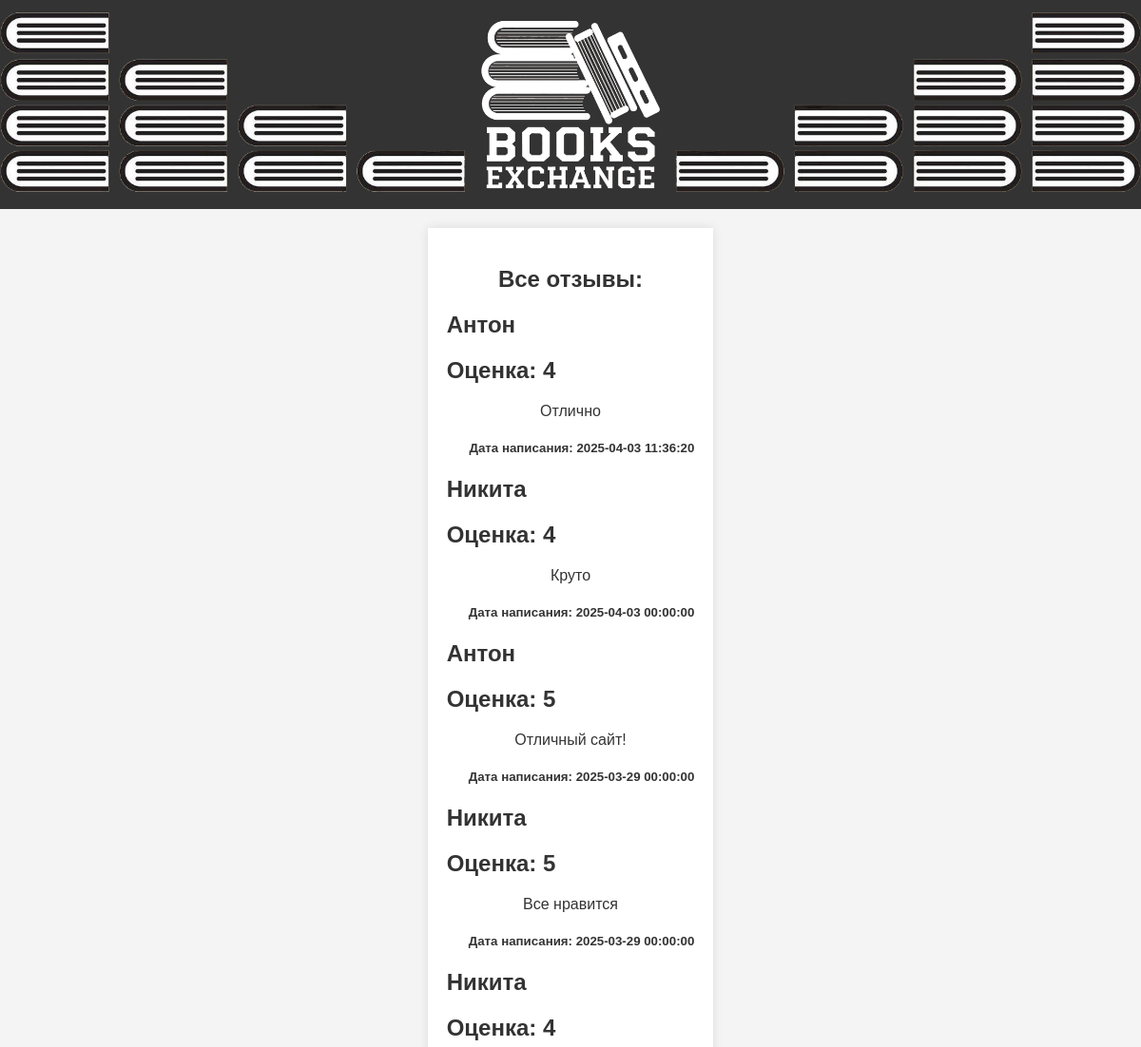
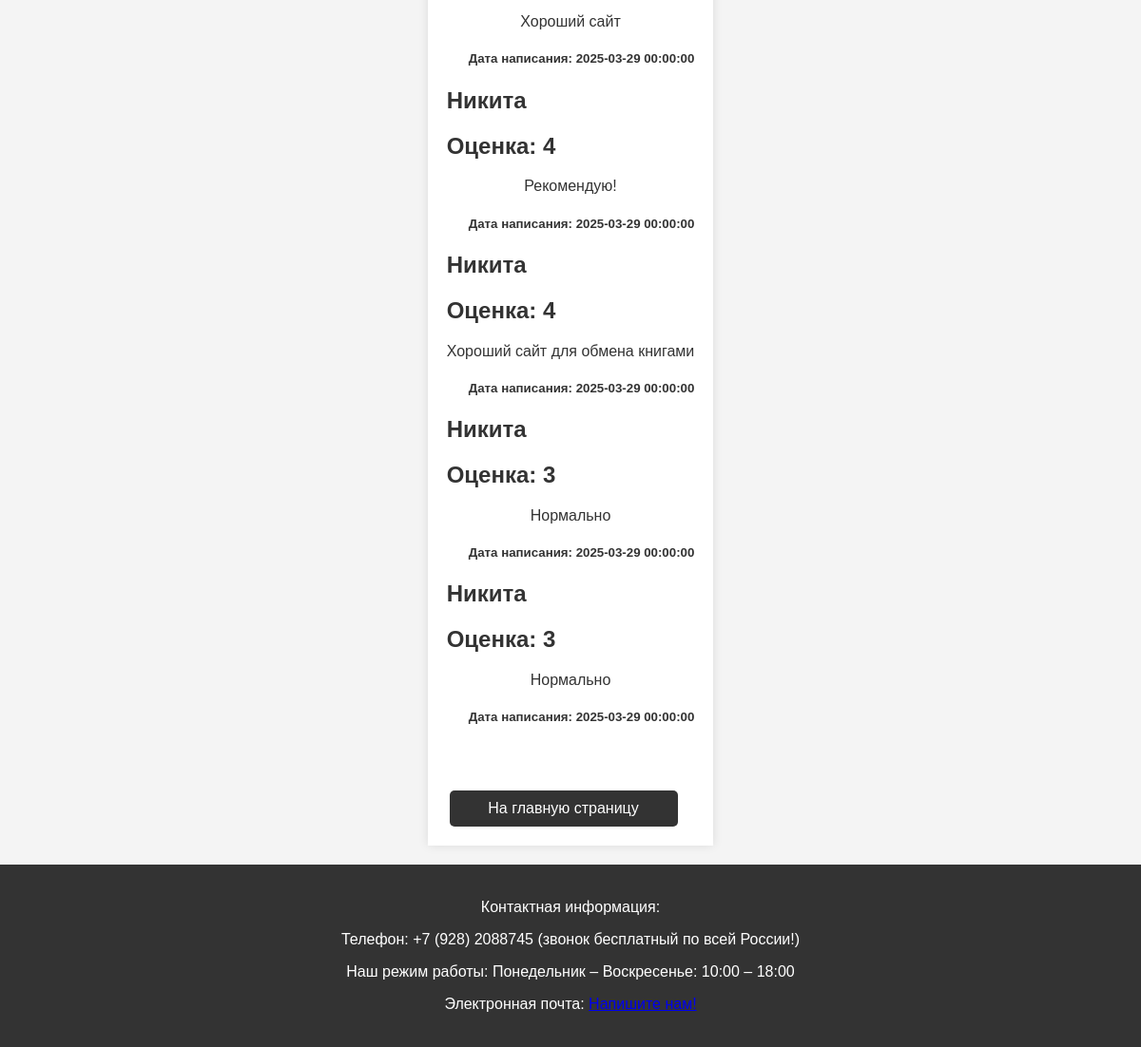
The page /Comments.php on the database its author committed (2 pictures, top to bottom).
### Comments.php (the view, shortened to what this page needs)
<!DOCTYPE HTML>
<html>
<head>
</head>
<body>
<header>
    <img src="images/l.png" alt="Логотип">
    <img src="images/logobooks.png" alt="Логотип">
    <img src="images/r.png" alt="Логотип">
</header>
<div class="container">
    <h2 align="center">Все отзывы:</h2>
    <?php
    $dbuser = 'mysql';
    $dbpass = 'mysql';
    $dbserver = 'localhost';
    $dbname = 'book';
    $mysql = mysqli_connect($dbserver, $dbuser, $dbpass, $dbname)
    or die ('Ошибка ' . mysqli_error($mysql));
    $query1 = mysqli_query($mysql, "SELECT k.отзыв_id, s.имя, k.оценка, k.комментарий, k.дата_создания FROM отзывы k INNER JOIN пользователи s ON k.пользователь_id = s.пользователь_id Order by k.дата_создания desc");
    while($row=mysqli_fetch_array($query1))
    {
        echo "
        <div class='news-item'>
            <h2 align='left'>" .  $row['имя'] . "</h2>
            <h2 align='left'> Оценка: " .  $row['оценка'] . "</h2>
            <p align='center'>" . $row['комментарий'] . "</p>
            <h5 align='right'> Дата написания: " . $row['дата_создания'] . "</h5>
        </div>
        ";
    }
    ?>
    <br>
    <div class="form-actions">
        <a href='index.php' class='btn'>На главную страницу</a>
    </div>
</div>
<footer>
    <p>Контактная информация:</p>
    <p>Телефон: +7 (928) 2088745 (звонок бесплатный по всей России!)</p>
    <p>Наш режим работы: Понедельник – Воскресенье: 10:00 – 18:00</p>
    <p>Электронная почта: <a href="mailto:Productsforfutureuse@gmail.com">Напишите нам!</a></p>
</footer>
</body>
</html>

### Comments.php (style rules this page uses)
html, body { height: 100%; margin: 0; padding: 0; display: flex; flex-direction: column; }
body { font-family: Arial, sans-serif; background-color: #f4f4f4; color: #333; flex: 1; }
header { background-color: #333; color: #fff; padding: 10px 0; text-align: center; display: flex; justify-content: space-between; align-items: center; flex-wrap: nowrap; }
header img { max-height: 200px; width: auto; flex: 0 0 auto; }
.container { max-width: 1200px; margin: 20px auto; padding: 20px; background-color: #fff; box-shadow: 0 0 10px rgba(0, 0, 0, 0.1); flex: 1; }
.btn { display: inline-block; padding: 10px 20px; background-color: #333; color: #fff; text-decoration: none; border-radius: 5px; transition: background-color 0.3s; }
.form-actions { display: flex; flex-direction: column; align-items: center; gap: 10px; margin-top: 30px; margin-right: 15px; }
.form-actions .btn { width: 200px; text-align: center; }
footer { text-align: center; padding: 20px; background-color: #333; color: #fff; margin-top: auto; }

### rows shown on the page
отзывы: пользователь.имя "Антон", оценка "4", комментарий "Отлично", дата_создания "2025-04-03 11:36:20"
отзывы: пользователь.имя "Никита", оценка "4", комментарий "Круто", дата_создания "2025-04-03 00:00:00"
отзывы: пользователь.имя "Антон", оценка "5", комментарий "Отличный сайт!", дата_создания "2025-03-29 00:00:00"
отзывы: пользователь.имя "Никита", оценка "5", комментарий "Все нравится", дата_создания "2025-03-29 00:00:00"
отзывы: пользователь.имя "Никита", оценка "4", комментарий "Хороший сайт", дата_создания "2025-03-29 00:00:00"
отзывы: пользователь.имя "Никита", оценка "4", комментарий "Рекомендую!", дата_создания "2025-03-29 00:00:00"
отзывы: пользователь.имя "Никита", оценка "4", комментарий "Хороший сайт для обмена книгами", дата_создания "2025-03-29 00:00:00"
отзывы: пользователь.имя "Никита", оценка "3", комментарий "Нормально", дата_создания "2025-03-29 00:00:00"
отзывы: пользователь.имя "Никита", оценка "3", комментарий "Нормально", дата_создания "2025-03-29 00:00:00"
